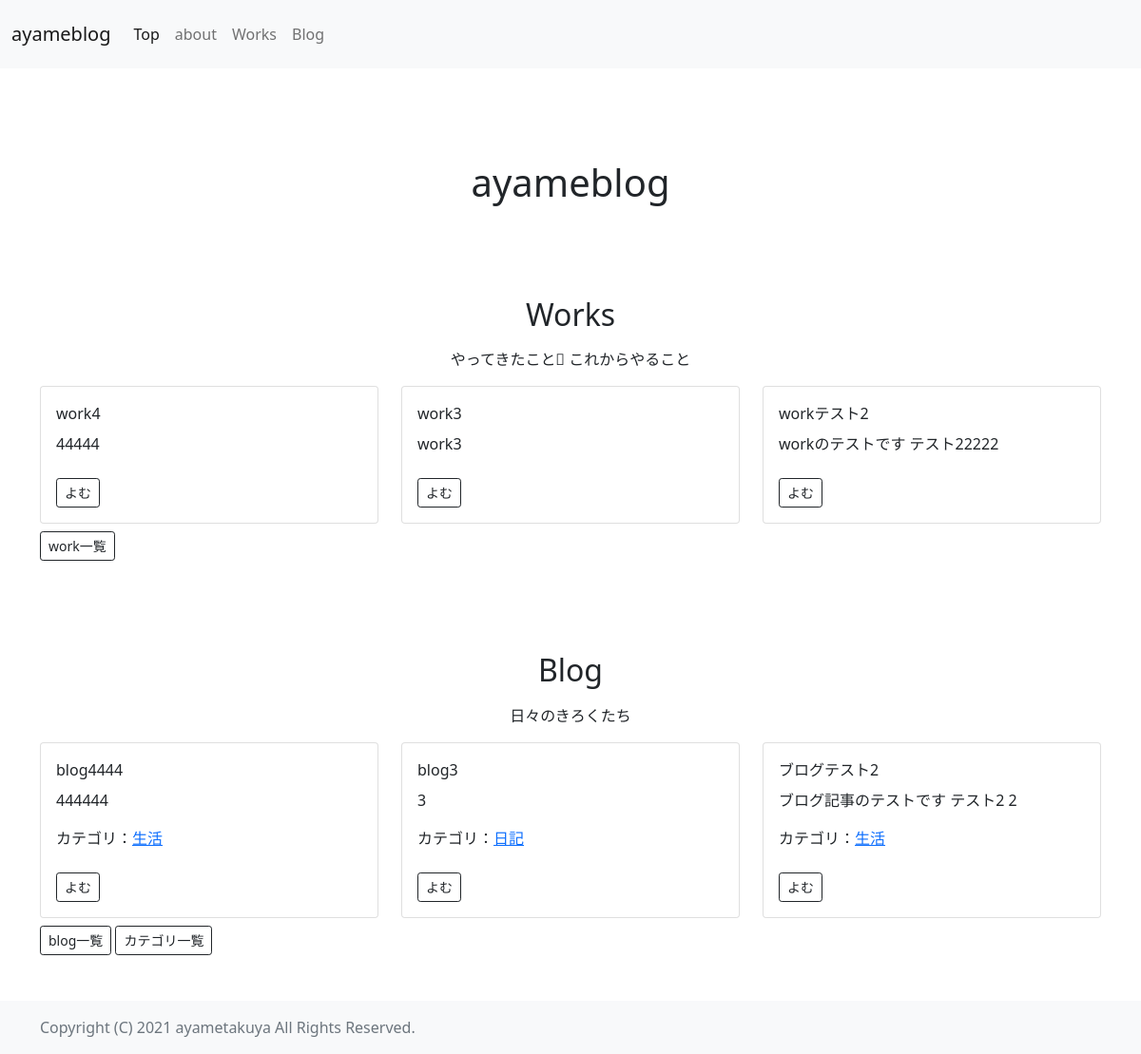
/, run on an earlier commit of the app's database.
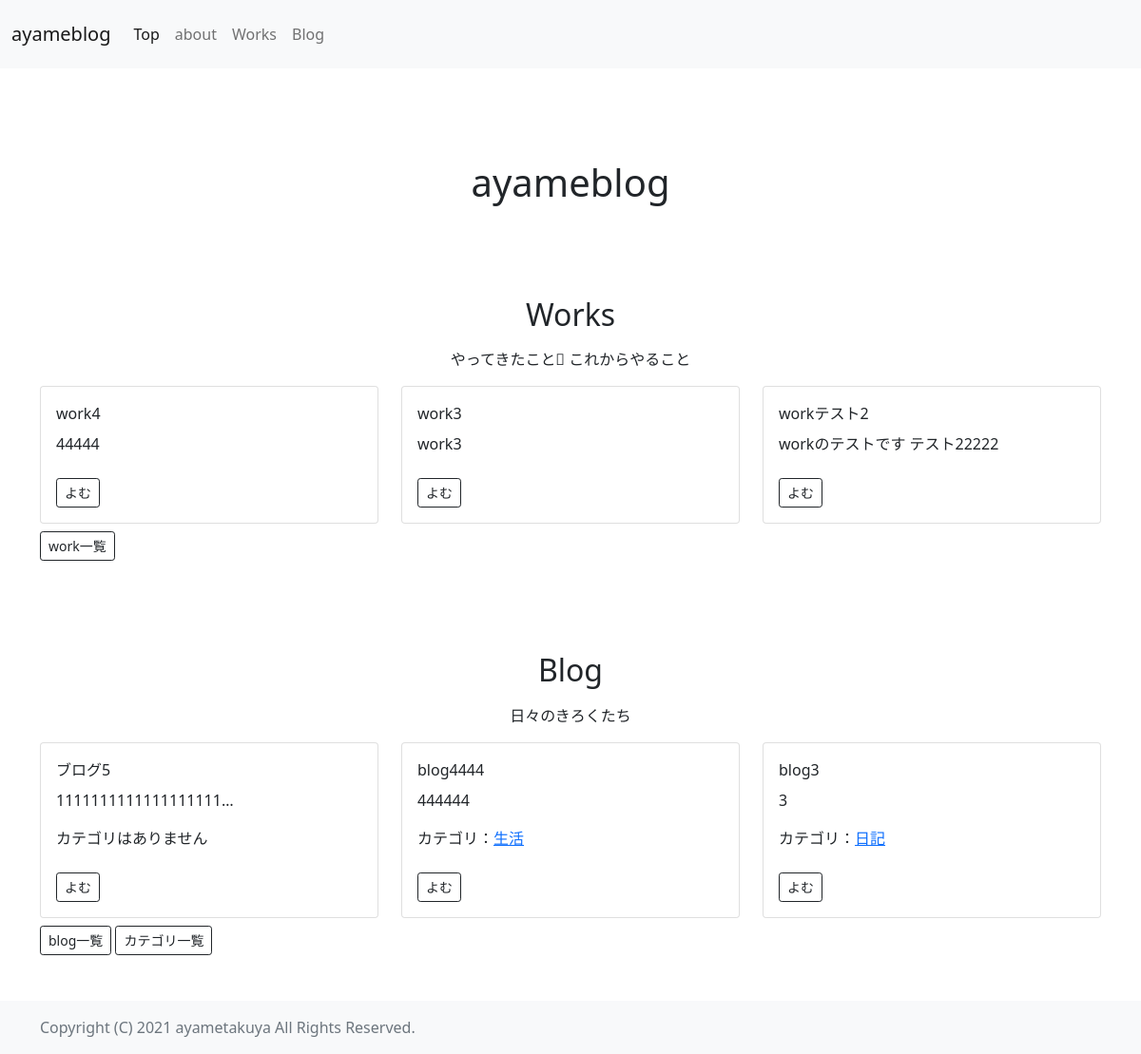
And on a later commit of the database.
### blog/models.py (models this page shows, shortened)
class PostWorkModel(models.Model):
    title = models.CharField(max_length=200)
    content = models.TextField()
    created_at = models.DateTimeField(auto_now_add=True)
    image = models.ImageField(upload_to='blogimages/', null=True, blank=True)
    link = models.URLField(max_length=200, null=True, blank=True)

class PostBlogModel(models.Model):
    title = models.CharField(max_length=200)
    content = models.TextField()
    category = models.ForeignKey(CategoryModel, on_delete=models.PROTECT, blank=True, null=True)
    created_at = models.DateTimeField(auto_now_add=True)
    image = models.ImageField(upload_to='blogimages/', null=True, blank=True)
    link = models.URLField(max_length=200, null=True, blank=True)

class CategoryModel(models.Model):
    name = models.CharField(max_length=200)
    slug = models.SlugField(unique=True, null=True, blank=True)

### blog/views.py (the view)
# urls.py: path('', TopView.as_view(), name='top'),
class TopView(ListView):
    template_name = 'top.html'
    context_object_name = 'blog_list'
    queryset = PostBlogModel.objects.order_by('-created_at')[:3]
    model = PostBlogModel
    def get_context_data(self, *args, **kwargs):
        context = super().get_context_data(*args, **kwargs)
        context['work_list'] = PostWorkModel.objects.order_by('-created_at')[:3]
        return context

### templates/top.html (shortened to what this page needs)
{% extends 'base.html' %}
{% block content %}
<div class="container py-5">
    <h1 class="text-center py-5">ayameblog</h1>
    <h2 class="text-center mt-5 pb-2">Works</h2>
    <p class="text-center">やってきたこと これからやること</p>
    <div class="card-deck">
        <div class="row">
            {% for item in work_list %}
            <div class="col-sm-4">
                <div class="card h-100">
                    <div class="card-body">
                        <p class="card-title">{{ item.title }}</p>
                        <p class="card-text">{{ item.content | truncatechars:20 }}</p>
                        <p class="card-text bu"><a href="{% url 'workdetail' item.pk %}" class="btn btn-outline-dark btn-sm mt-2" role="button">よむ</a></p>
                    </div>
                </div>
            </div>
            {% endfor %}
        </div>
    </div>
    <a href="{% url 'worklist' %}" class="btn btn-outline-dark btn-sm mt-2" role="button">work一覧</a>
</div>
<div class="container py-5">
    <h2 class="text-center pb-2">Blog</h2>
    <p class="text-center">日々のきろくたち</p>
    <div class="card-deck">
        <div class="row">
            {% for item in blog_list %}
            <div class="col-sm-4">
                <div class="card h-100">
                    <div class="card-body">
                        <p class="card-title">{{ item.title }}</p>
                        <p class="card-text">{{ item.content | truncatechars:20 }}</p>
                        <p class="card-text">
                            {% if item.category is None %}カテゴリはありません
                            {% else %}カテゴリ：<a href="{% url 'categorydetail' item.category.slug %}" >{{ item.category.name }}</a>
                            {% endif %}
                        </p>
                        <p class="card-text bu"><a href="{% url 'blogdetail' item.pk %}" class="btn btn-outline-dark btn-sm mt-2" role="button">よむ</a></p>
                    </div>
                </div>
            </div>
            {% endfor %}
        </div>
    </div>
    <a href="{% url 'bloglist' %}" class="btn btn-outline-dark btn-sm mt-2" role="button">blog一覧</a>
    <a href="{% url 'categorylist' %}" class="btn btn-outline-dark btn-sm mt-2" role="button">カテゴリ一覧</a>
</div>
{% endblock %}

What changed in the data, as far as the page shows it:
no longer on this page (row unchanged): PostBlogModel: title "ブログテスト2", content "ブログ記事のテストです テスト2 2", category.name "生活"
added PostBlogModel: title "ブログ5", content "1111111111111111111…", shows "カテゴリはありません"
